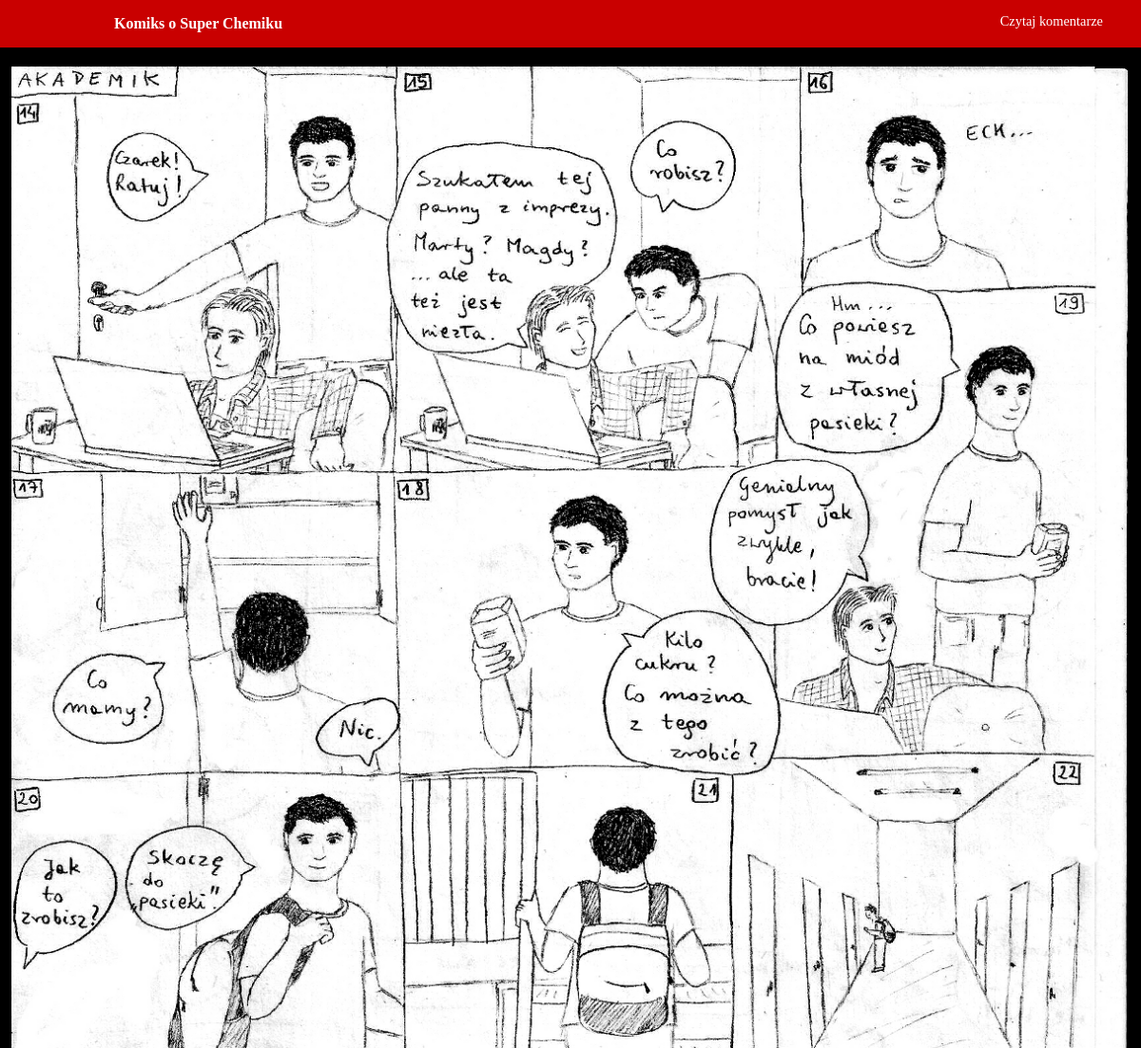
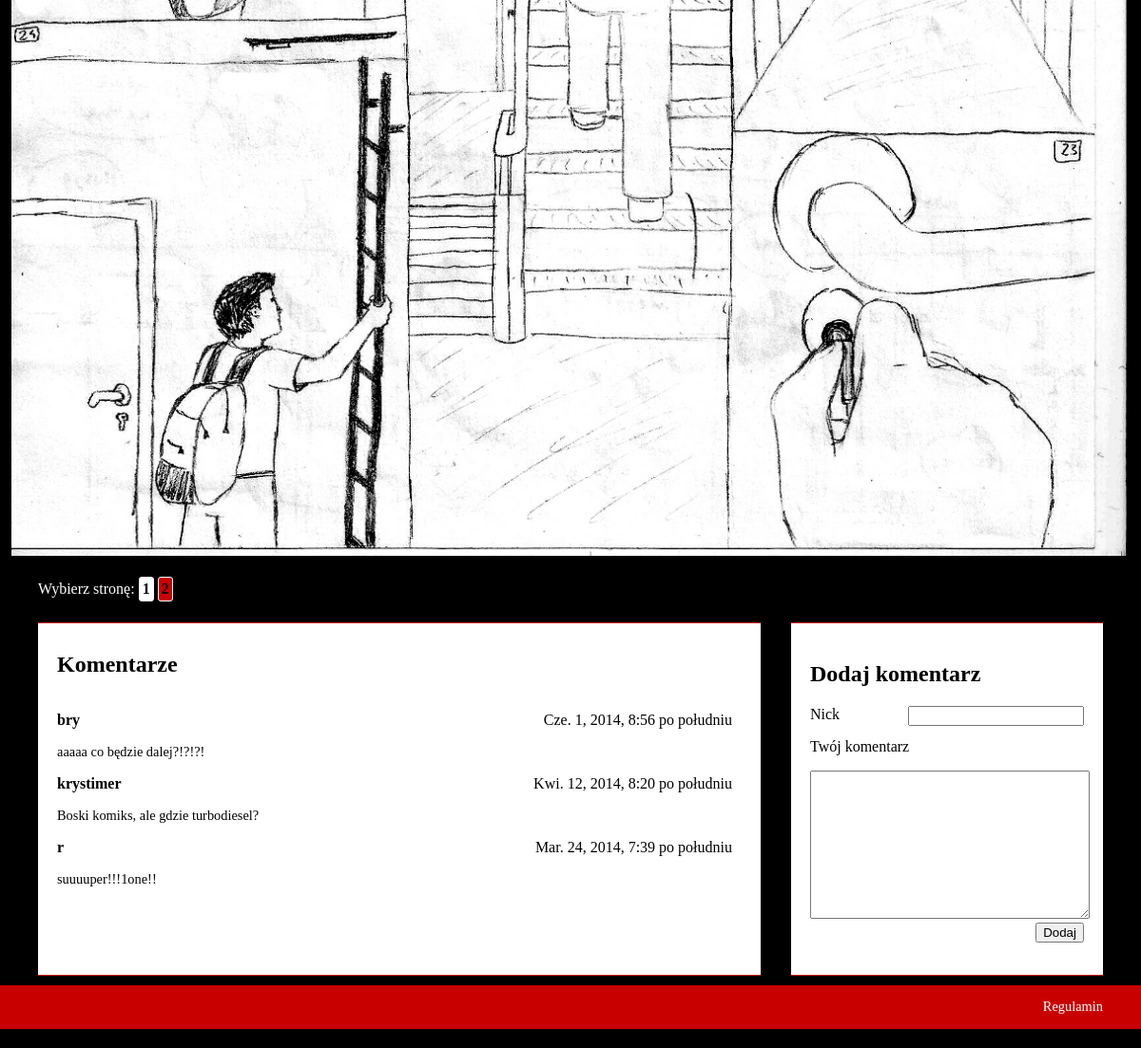
The app's page /superchemik/2/ with its own data (2 pictures, top to bottom).
### superchemik/models.py (models this page shows, shortened)
class Page(models.Model):
    image_name = models.CharField(max_length=100)

class Comment(models.Model):
    name = models.CharField(max_length=60)
    date = models.DateTimeField()
    content = models.TextField()
    page_num = models.ForeignKey(Page)
    class Meta:
        ordering = ['date']

### superchemik/views.py (the view)
# urls.py: url(r'^(?P<page_id>\d+)/$', views.mainpage, name='mainpage'),
def mainpage(request, page_id):
    page = get_object_or_404(Page, id=page_id)
    pages = Page.objects.all()
    comments = Comment.objects.filter(page_num=page_id).order_by('-date')
    if request.method == 'POST':
        form = CommentForm(request.POST)
        if form.is_valid():
            content = form.cleaned_data['content']
            name = form.cleaned_data['name']
            comment = Comment(name=name, date=timezone.now(), content=content, page_num=page)
            comment.save()
            return HttpResponseRedirect('')
    else:
        form = CommentForm()
    response = render(request, 'superchemik/mainpage.html', {'form': form, 'pages': pages, #'prev_page': prev_page, 'next_page': next_page,
                      'comments': comments, 'page': page, 'page_id': page_id,})
    response.set_cookie('p_n', page_id)
    return response

### superchemik/models.py
class CommentForm(forms.Form):
    name = forms.CharField(max_length=200)
    content = forms.CharField(widget=forms.Textarea(attrs={'class':'text', 'rows':'8'}))

### superchemik/templates/superchemik/mainpage.html (shortened to what this page needs)
{% extends "superchemik/index.html" %}
{% block content %}
{% load static %}
<div class="bar">
    <p class="title">Komiks o Super Chemiku</p>
    <a href="/superchemik/komentarze/"><p>Czytaj komentarze</p></a>
</div>
<img src="{% static 'superchemik/images/'|add:page.image_name|add:'.png' %}"/>
<p class="navigation">Wybierz stronę:
{% for p in pages %}
    <a id="{{p.id}}" class="nav_a" href="/superchemik/{{p.id}}">{{ p.id }}</a>
{% endfor %}</p>
<div class="comment com_page" id="r">
    <h2>Komentarze</h2>
<div class="com">
{% for com in comments %}
    <div class="entry">
    <div><p class="name">{{ com.name }}</p> <p class="date">{{ com.date }}</p></div>
    <div class="content">{{ com.content }}</div>
    </div>
{% empty %}
    <p>Brak komentarzy.</p>
{% endfor %}
</div>
</div>
<div class="form" id="form">
    <h2>Dodaj komentarz</h2>
	{% block form %}
	<form method="post" action="/superchemik/{{page.id}}/#r">{% csrf_token %}
	<p>Nick{{ form.name }}</p>
	<p>Twój komentarz</p>
        {{ form.content }}
	<br><input type="submit" value="Dodaj" name="Dodaj"/>
	</form>
        {% endblock %}
</div>
{% endblock %}

### superchemik/templates/superchemik/index.html (shortened to what this page needs)
<!DOCTYPE html>
<html>
<head>
{% load staticfiles %}
<link rel="stylesheet" type="text/css" href="{% static 'superchemik/style.css' %}" />
</head>
<body>
    	{% block content %}
	{% endblock %}
<div id="end" class="bar">
    <a href=/superchemik/regulamin/><p>Regulamin</p></a>
</div>
</body>
</html>

### superchemik/static/superchemik/style.css (style rules this page uses)
body { background-color: black; margin: auto; }
img { display: block; margin: auto; }
.navigation { display: block; margin: 20px 40px 10px 40px; color: white; }
.nav_a { display: inline-block; border: white double 1px; border-radius: 3px; font-weight: bold; padding: 3px; text-decoration: none; background-color: white; margin: 2px 0px 2px 0px; }
.nav_a_hover { color: white; background-color: #C90000; }
.navigation a:link { color: black; }
.bar { background-color: #C90000; margin: 0px 0px 20px 0px; padding: 0px 40px 0px 120px; color: white; }
.bar .title { display: inline-block; font-weight: bold; }
.bar a p { float: right; text_decoration: none; font-size: 0.9em; }
.bar a:link { color: white; }
#end { clear: both; text-align: right; overflow: hidden; height: 46px; }
.comment { padding: 10px; background-color: white; border-bottom: #C90000 solid 1px; border-top: #C90000 solid 1px; }
.com_page { float: left; margin: 10px 0px 10px 40px; width: 60%; height: 350px; padding: 10px 20px 10px 20px; }
.com { overflow: auto; height: 80%; padding-right: 10px; }
.comment .name { display: inline-block; font-weight: bold; }
.comment .date { float: right; }
.comment .content { display: block; font-size: 0.9em; }
.form { margin: 10px 40px 10px 0px; background-color: white; padding: 20px 20px 30px 20px; float: right; width: 24%; height: 320px; border-bottom: #C90000 solid 1px; border-top: #C90000 solid 1px; }
input { float: right; }
.text { width: 100%; height: 150px; }

### records on screen
Page: image_name (picture), id "2"
Page: id "1"
Comment: name "bry", date "Cze. 1, 2014, 8:56 po południu", content "aaaaa co będzie dalej?!?!?!"
Comment: name "krystimer", date "Kwi. 12, 2014, 8:20 po południu", content "Boski komiks, ale gdzie turbodiesel?"
Comment: name "r", date "Mar. 24, 2014, 7:39 po południu", content "suuuuper!!!1one!!"
